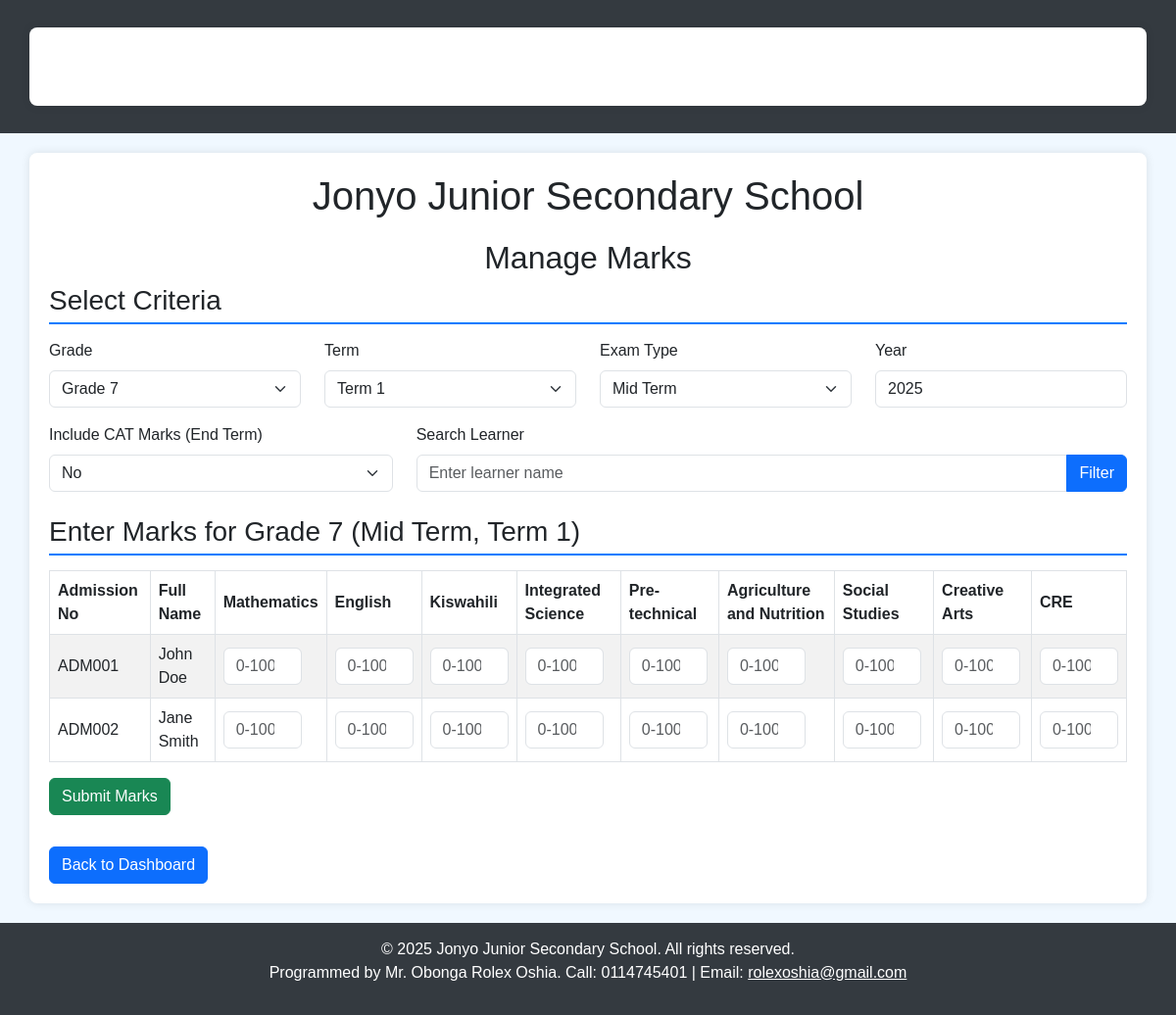
Screenshot of /manage_marks (signed in) with the database file from the repository.
### tables this page shows
CREATE TABLE learning_areas (
        id INTEGER PRIMARY KEY AUTOINCREMENT,
        name TEXT,
        grade TEXT
    );

CREATE TABLE learners (
        id INTEGER PRIMARY KEY AUTOINCREMENT,
        full_name TEXT,
        admission_no TEXT UNIQUE,
        grade TEXT,
        parent_phone TEXT,
        photo_path TEXT
    );

### app.py (the view, shortened to what this page needs)
@app.route('/manage_marks', methods=['GET', 'POST'])
@login_required
def manage_marks():
    logging.debug("Entering manage_marks route")
    role = session.get('role')
    if not role or role not in ['admin', 'teacher']:
        flash('Unauthorized access. Please log in again.', 'danger')
        logging.warning(f"Unauthorized access to manage_marks: user_id={session.get('user_id', 'unknown')}, role={role}")
        return redirect(url_for('login'))
    grades = ['Grade 7', 'Grade 8', 'Grade 9']
    terms = ['Term 1', 'Term 2', 'Term 3']
    conn = sqlite3.connect('jonyo_school.db')
    conn.row_factory = sqlite3.Row
    c = conn.cursor()
    try:
        if role == 'teacher':
            c.execute("SELECT la.id, la.name, la.grade FROM learning_areas la JOIN teacher_assignments ta ON la.id=ta.learning_area_id WHERE ta.teacher_id=?",
                      (session['user_id'],))
        else:
            c.execute("SELECT id, name, grade FROM learning_areas")
        learning_areas = c.fetchall()
        logging.debug(f"Fetched {len(learning_areas)} learning areas")
    except sqlite3.Error as e:
        flash(f'Database error fetching learning areas: {str(e)}.', 'danger')
        logging.error(f"Error fetching learning areas: {str(e)}")
        conn.close()
        return redirect(url_for('manage_marks'))
    selected_grade = request.form.get('grade', grades[0])
    exam_type = request.form.get('exam_type', 'Mid Term')
    term = request.form.get('term', terms[0])
    year = request.form.get('year', str(datetime.now().year))
    cat_marks = request.form.get('cat_marks', 'no')
    search_learner = request.form.get('search_learner', '').strip()
    valid_exam_types = ['Mid Term', 'End Term', 'CAT']
    students = []
    existing_marks = {}  # {admission_no: {learning_area_id: marks}}
    if selected_grade:
        try:
            query = "SELECT admission_no, full_name FROM learners WHERE grade=?"
            params = [selected_grade]
            if search_learner:
                query += " AND full_name LIKE ?"
                params.append(f'%{search_learner}%')
            c.execute(query, params)
            students = c.fetchall()
            logging.debug(f"Fetched {len(students)} students for grade {selected_grade}, term {term}")
            c.execute("""
                SELECT m.learner_admission, m.learning_area_id, m.marks
                FROM marks m
                JOIN learning_areas la ON m.learning_area_id=la.id
                WHERE m.exam_type=? AND m.term=? AND m.year=? AND m.grade=?
            """, (exam_type, term, year, selected_grade))
            marks_data = c.fetchall()
            for admission_no, la_id, marks in marks_data:
                if admission_no not in existing_marks:
                    existing_marks[admission_no] = {}
                existing_marks[admission_no][la_id] = marks
            logging.debug(f"Fetched existing marks: {len(marks_data)} entries")
        except sqlite3.Error as e:
            flash(f'Database error fetching students or marks: {str(e)}.', 'danger')
            logging.error(f"Error fetching students/marks: {str(e)}")
    logging.debug("Rendering manage_marks.html")
    response = render_template('manage_marks.html',
                              grades=grades,
                              learning_areas=learning_areas,
                              students=students,
                              existing_marks=existing_marks,
                              selected_grade=selected_grade,
                              exam_type=exam_type,
                              term=term,
                              terms=terms,
                              year=year,
                              cat_marks=cat_marks,
                              search_learner=search_learner,
                              current_year=datetime.now().year)
    logging.debug("manage_marks route completed successfully")
    conn.close()
    return response

### app.py (called while the page is built, shortened)
@app.context_processor
def inject_tokens():
    delete_token = hashlib.md5(f"{current_user.id if current_user.is_authenticated else 'guest'}{app.config['SECRET_KEY']}{int(time.time())//3600}".encode()).hexdigest()
    return dict(delete_token=delete_token, csrf_token=lambda: session.get('csrf_token', ''))

@login_manager.user_loader
def load_user(user_id):
    try:
        conn = sqlite3.connect('jonyo_school.db')
        c = conn.cursor()
        c.execute("SELECT id, username, role, full_name FROM users WHERE id=?", (user_id,))
        user_data = c.fetchone()
        if user_data:
            session['role'] = user_data[2]
            session['full_name'] = user_data[3]
            conn.close()
            return User(user_data[0], user_data[1], user_data[2], user_data[3])
    except sqlite3.Error as e:
        logging.error(f"Database error in load_user for user_id {user_id}: {str(e)}")
        return None

### templates/manage_marks.html (shortened to what this page needs)
<!DOCTYPE html>
<html lang="en">
<head>
    <link rel="stylesheet" href="https://cdn.jsdelivr.net/npm/bootstrap@5.3.0/dist/css/bootstrap.min.css">
</head>
<body>
    <nav class="navbar navbar-expand-lg">
        <div class="container">
            <a class="navbar-brand" href="{{ url_for('admin_dashboard' if session['role'] == 'admin' else 'teacher_dashboard') }}">Jonyo Junior Secondary School</a>
            <div class="collapse navbar-collapse">
                <ul class="navbar-nav ms-auto">
                    <li class="nav-item"><a class="nav-link" href="{{ url_for('logout') }}">Logout</a></li>
                </ul>
            </div>
        </div>
    </nav>
    <div class="container">
        <h1 class="school-header">Jonyo Junior Secondary School</h1>
        <h2 class="text-center">Manage Marks</h2>
        <h3 class="section-title">Select Criteria</h3>
        <form method="POST" action="{{ url_for('manage_marks') }}" class="mb-4">
            <div class="row mb-3">
                <div class="col-md-3">
                    <label for="grade" class="form-label">Grade</label>
                    <select name="grade" id="grade" class="form-select" required>
                        {% for grade in grades %}
                            <option value="{{ grade }}" {% if grade == selected_grade %}selected{% endif %}>{{ grade }}</option>
                        {% endfor %}
                    </select>
                </div>
                <div class="col-md-3">
                    <label for="term" class="form-label">Term</label>
                    <select name="term" id="term" class="form-select" required>
                        {% for t in terms %}
                            <option value="{{ t }}" {% if t == term %}selected{% endif %}>{{ t }}</option>
                        {% endfor %}
                    </select>
                </div>
                <div class="col-md-3">
                    <label for="exam_type" class="form-label">Exam Type</label>
                    <select name="exam_type" id="exam_type" class="form-select" required>
                        {% for type in ['Mid Term', 'End Term', 'CAT'] %}
                            <option value="{{ type }}" {% if type == exam_type %}selected{% endif %}>{{ type }}</option>
                        {% endfor %}
                    </select>
                </div>
                <div class="col-md-3">
                    <label for="year" class="form-label">Year</label>
                    <input type="number" name="year" id="year" class="form-control" value="{{ year }}" required min="2000" max="{{ current_year + 1 }}">
                </div>
            </div>
            <div class="row mb-3">
                <div class="col-md-4">
                    <label for="cat_marks" class="form-label">Include CAT Marks (End Term)</label>
                    <select name="cat_marks" id="cat_marks" class="form-select">
                        <option value="no" {% if cat_marks == 'no' or not cat_marks %}selected{% endif %}>No</option>
                    </select>
                </div>
                <div class="col-md-8">
                    <label for="search_learner" class="form-label">Search Learner</label>
                    <div class="input-group">
                        <input type="text" name="search_learner" id="search_learner" class="form-control" value="{{ search_learner }}" placeholder="Enter learner name">
                        <button type="submit" class="btn btn-primary">Filter</button>
                    </div>
                </div>
            </div>
        </form>
        {% if students %}
            <h3 class="section-title">Enter Marks for {{ selected_grade }} ({{ exam_type }}, {{ term }})</h3>
            <form method="POST" action="{{ url_for('manage_marks') }}">
                <div class="table-responsive">
                    <table class="table table-striped table-bordered">
                        <thead>
                            <tr>
                                <th>Admission No</th>
                                <th>Full Name</th>
                                {% for area in learning_areas %}
                                    {% if area.grade == selected_grade %}
                                        <th>{{ area.name }}</th>
                                    {% endif %}
                                {% endfor %}
                            </tr>
                        </thead>
                        <tbody>
                            {% for student in students %}
                                <tr>
                                    <td>{{ student.admission_no }}</td>
                                    <td>{{ student.full_name }}</td>
                                    {% for area in learning_areas %}
                                        {% if area.grade == selected_grade %}
                                            <td>
                                                <input type="number" name="marks_{{ student.admission_no }}_{{ area.id }}"
                                                       value="{{ existing_marks[student.admission_no][area.id] if student.admission_no in existing_marks and area.id in existing_marks[student.admission_no] else '' }}"
                                                       class="form-control marks-input" min="0" max="100" placeholder="0-100">
                                            </td>
                                        {% endif %}
                                    {% endfor %}
                                </tr>
                            {% endfor %}
                        </tbody>
                    </table>
                </div>
                <div class="mb-3">
                    <button type="submit" name="submit_marks" class="btn btn-success">Submit Marks</button>
                </div>
            </form>
        {% else %}
            <p class="text-warning">No students found for {{ selected_grade }}. Please check filters or add students.</p>
        {% endif %}
        <a href="{{ url_for('admin_dashboard' if session['role'] == 'admin' else 'teacher_dashboard') }}" class="btn btn-primary mt-3">Back to Dashboard</a>
    </div>
    <footer class="footer">
        <p>© {{ current_year }} Jonyo Junior Secondary School. All rights reserved.<br>
        Programmed by Mr. Obonga Rolex Oshia. Call: 0114745401 | Email: <a href="mailto:rolexoshia@gmail.com">rolexoshia@gmail.com</a></p>
    </footer>
</body>
</html>

### templates/manage_marks.html (style rules this page uses)
body { background-color: #f0f8ff; font-family: Arial, sans-serif; }
.navbar, .footer { background-color: #343a40; color: #ffffff; }
.navbar-brand, .nav-link, .footer a { color: #ffffff !important; }
.container { margin: 20px auto; padding: 20px; background-color: #ffffff; border-radius: 8px; box-shadow: 0 0 10px rgba(0,0,0,0.1); }
.footer { text-align: center; padding: 15px 0; position: relative; bottom: 0; width: 100%; }
.section-title { border-bottom: 2px solid #007bff; padding-bottom: 5px; margin-bottom: 15px; }
.school-header { text-align: center; margin-bottom: 20px; }
.table th, .table td { vertical-align: middle; }
.marks-input { width: 80px; }
.table-responsive { overflow-x: auto; }

### rows the page displays
learning_areas: name "Mathematics", id "0-100"
learning_areas: name "English"
learning_areas: name "Kiswahili"
learning_areas: name "Integrated Science"
learning_areas: name "Pre-technical"
learning_areas: name "Agriculture and Nutrition"
learning_areas: name "Social Studies"
learning_areas: name "Creative Arts"
learning_areas: name "CRE"
learners: admission_no "ADM001", full_name "John Doe"
learners: admission_no "ADM002", full_name "Jane Smith"

### other values shown
{{ selected_grade }} "Grade 7"
{{ exam_type }} "Mid Term"
{{ term }} "Term 1"
form field grade "Grade 7"
form field term "Term 1"
form field exam_type "Mid Term"
